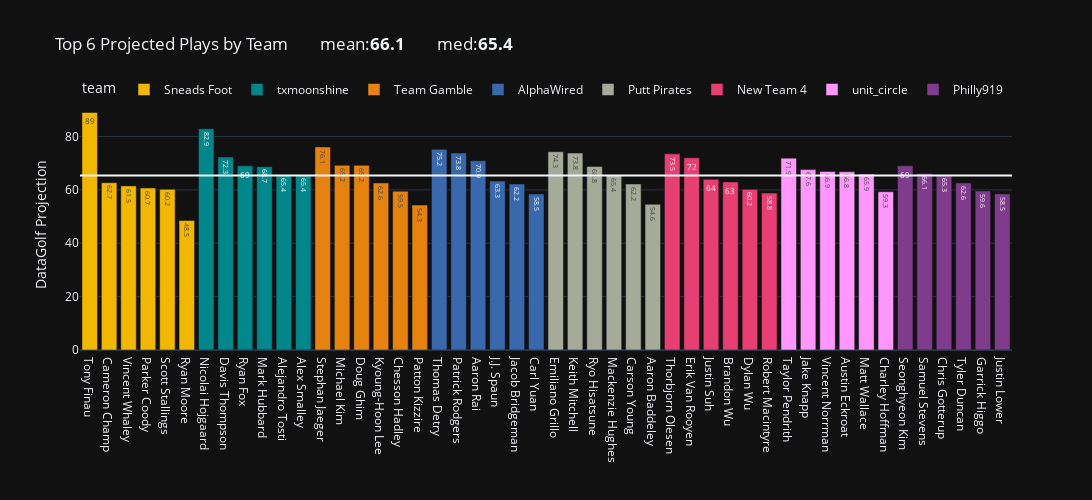

Notebook code cell kept with this figure:
### Code cell
# COMPARE TOP 6 PROJECTED PLAYS FOR EACH TEAM

mean_starter = top_6_proj.proj_pts.mean().round(1)
median_starter = round(top_6_proj.proj_pts.median(),1)

px.bar(top_6_proj.set_index('player').sort_values(by = ['proj_pts','team'],ascending=False),
#           x = 'player',
          y = 'proj_pts',
          color='team',
          hover_name=top_6_proj.player,
          template='plotly_dark',
          labels = {'_index':" ",'player': '','proj_pts':'DataGolf Projection'},
          width=1200,
          height=500,
          title = f"Top 6 Projected Plays by Team        mean:<b>{mean_starter}</b>        med:<b>{median_starter}",
          text_auto=True,
          color_discrete_map=team_color
          ).add_hline(y=median_starter).update_layout(legend=dict(y=1.1, orientation='h'))#.update_layout(showlegend=False)

### Figure 1 — Plotly figure (JSON) as saved in the notebook; plotly's stock layout.template omitted (floating-point values rounded to 4 significant figures)
{"data": [{"alignmentgroup": "True", "hovertemplate": "<b>%{hovertext}</b><br><br>team=Sneads Foot<br>=%{x}<br>DataGolf Projection=%{y}<extra></extra>", "hovertext": ["Tony Finau", "Cameron Champ", "Vincent Whaley", "Parker Coody", "Scott Stallings", "Ryan Moore"], "legendgroup": "Sneads Foot", "marker": {"color": "rgb(242,183,1)", "pattern": {"shape": ""}}, "name": "Sneads Foot", "offsetgroup": "Sneads Foot", "orientation": "v", "showlegend": true, "textposition": "auto", "texttemplate": "%{y}", "type": "bar", "x": ["Tony Finau", "Cameron Champ", "Vincent Whaley", "Parker Coody", "Scott Stallings", "Ryan Moore"], "xaxis": "x", "y": [89, 62.7, 61.5, 60.7, 60.2, 48.5], "yaxis": "y"}, {"alignmentgroup": "True", "hovertemplate": "<b>%{hovertext}</b><br><br>team=txmoonshine<br>=%{x}<br>DataGolf Projection=%{y}<extra></extra>", "hovertext": ["Nicolai Hojgaard", "Davis Thompson", "Seonghyeon Kim", "Mark Hubbard", "Alejandro Tosti", "Alex Smalley"], "legendgroup": "txmoonshine", "marker": {"color": "rgb(0,134,139)", "pattern": {"shape": ""}}, "name": "txmoonshine", "offsetgroup": "txmoonshine", "orientation": "v", "showlegend": true, "textposition": "auto", "texttemplate": "%{y}", "type": "bar", "x": ["Nicolai Hojgaard", "Davis Thompson", "Ryan Fox", "Mark Hubbard", "Alejandro Tosti", "Alex Smalley"], "xaxis": "x", "y": [82.9, 72.3, 69, 68.7, 65.4, 65.4], "yaxis": "y"}, {"alignmentgroup": "True", "hovertemplate": "<b>%{hovertext}</b><br><br>team=Team Gamble<br>=%{x}<br>DataGolf Projection=%{y}<extra></extra>", "hovertext": ["Stephan Jaeger", "Michael Kim", "Doug Ghim", "Kyoung-Hoon Lee", "Chesson Hadley", "Patton Kizzire"], "legendgroup": "Team Gamble", "marker": {"color": "rgb(230,131,16)", "pattern": {"shape": ""}}, "name": "Team Gamble", "offsetgroup": "Team Gamble", "orientation": "v", "showlegend": true, "textposition": "auto", "texttemplate": "%{y}", "type": "bar", "x": ["Stephan Jaeger", "Michael Kim", "Doug Ghim", "Kyoung-Hoon Lee", "Chesson Hadley", "Patton Kizzire"], "xaxis": "x", "y": [76.1, 69.2, 69.2, 62.6, 59.5, 54.3], "yaxis": "y"}, {"alignmentgroup": "True", "hovertemplate": "<b>%{hovertext}</b><br><br>team=AlphaWired<br>=%{x}<br>DataGolf Projection=%{y}<extra></extra>", "hovertext": ["Thomas Detry", "Keith Mitchell", "Aaron Rai", "J.J. Spaun", "Jacob Bridgeman", "Carl Yuan"], "legendgroup": "AlphaWired", "marker": {"color": "rgb(57,105,172)", "pattern": {"shape": ""}}, "name": "AlphaWired", "offsetgroup": "AlphaWired", "orientation": "v", "showlegend": true, "textposition": "auto", "texttemplate": "%{y}", "type": "bar", "x": ["Thomas Detry", "Patrick Rodgers", "Aaron Rai", "J.J. Spaun", "Jacob Bridgeman", "Carl Yuan"], "xaxis": "x", "y": [75.2, 73.8, 70.9, 63.3, 62.2, 58.5], "yaxis": "y"}, {"alignmentgroup": "True", "hovertemplate": "<b>%{hovertext}</b><br><br>team=Putt Pirates<br>=%{x}<br>DataGolf Projection=%{y}<extra></extra>", "hovertext": ["Emiliano Grillo", "Patrick Rodgers", "Ryo Hisatsune", "Mackenzie Hughes", "Carson Young", "Aaron Baddeley"], "legendgroup": "Putt Pirates", "marker": {"color": "rgb(165,170,153)", "pattern": {"shape": ""}}, "name": "Putt Pirates", "offsetgroup": "Putt Pirates", "orientation": "v", "showlegend": true, "textposition": "auto", "texttemplate": "%{y}", "type": "bar", "x": ["Emiliano Grillo", "Keith Mitchell", "Ryo Hisatsune", "Mackenzie Hughes", "Carson Young", "Aaron Baddeley"], "xaxis": "x", "y": [74.3, 73.8, 68.8, 65.4, 62.2, 54.6], "yaxis": "y"}, {"alignmentgroup": "True", "hovertemplate": "<b>%{hovertext}</b><br><br>team=New Team 4<br>=%{x}<br>DataGolf Projection=%{y}<extra></extra>", "hovertext": ["Thorbjorn Olesen", "Erik Van Rooyen", "Justin Suh", "Brandon Wu", "Dylan Wu", "Robert Macintyre"], "legendgroup": "New Team 4", "marker": {"color": "rgb(231,63,116)", "pattern": {"shape": ""}}, "name": "New Team 4", "offsetgroup": "New Team 4", "orientation": "v", "showlegend": true, "textposition": "auto", "texttemplate": "%{y}", "type": "bar", "x": ["Thorbjorn Olesen", "Erik Van Rooyen", "Justin Suh", "Brandon Wu", "Dylan Wu", "Robert Macintyre"], "xaxis": "x", "y": [73.5, 72, 64, 63, 60.2, 58.8], "yaxis": "y"}, {"alignmentgroup": "True", "hovertemplate": "<b>%{hovertext}</b><br><br>team=unit_circle<br>=%{x}<br>DataGolf Projection=%{y}<extra></extra>", "hovertext": ["Taylor Pendrith", "Jake Knapp", "Vincent Norrman", "Austin Eckroat", "Matt Wallace", "Charley Hoffman"], "legendgroup": "unit_circle", "marker": {"color": "#FF97FF", "pattern": {"shape": ""}}, "name": "unit_circle", "offsetgroup": "unit_circle", "orientation": "v", "showlegend": true, "textposition": "auto", "texttemplate": "%{y}", "type": "bar", "x": ["Taylor Pendrith", "Jake Knapp", "Vincent Norrman", "Austin Eckroat", "Matt Wallace", "Charley Hoffman"], "xaxis": "x", "y": [71.9, 67.6, 66.9, 66.8, 65.9, 59.3], "yaxis": "y"}, {"alignmentgroup": "True", "hovertemplate": "<b>%{hovertext}</b><br><br>team=Philly919<br>=%{x}<br>DataGolf Projection=%{y}<extra></extra>", "hovertext": ["Ryan Fox", "Samuel Stevens", "Chris Gotterup", "Tyler Duncan", "Garrick Higgo", "Justin Lower"], "legendgroup": "Philly919", "marker": {"color": "rgb(127,60,141)", "pattern": {"shape": ""}}, "name": "Philly919", "offsetgroup": "Philly919", "orientation": "v", "showlegend": true, "textposition": "auto", "texttemplate": "%{y}", "type": "bar", "x": ["Seonghyeon Kim", "Samuel Stevens", "Chris Gotterup", "Tyler Duncan", "Garrick Higgo", "Justin Lower"], "xaxis": "x", "y": [69, 66.1, 65.3, 62.6, 59.6, 58.5], "yaxis": "y"}], "layout": {"barmode": "relative", "height": 500, "legend": {"orientation": "h", "title": {"text": "team"}, "tracegroupgap": 0, "y": 1.1}, "shapes": [{"type": "line", "x0": 0, "x1": 1, "xref": "x domain", "y0": 65.4, "y1": 65.4, "yref": "y"}], "title": {"text": "Top 6 Projected Plays by Team        mean:<b>66.1</b>        med:<b>65.4"}, "width": 1200, "xaxis": {"anchor": "y", "domain": [0, 1], "title": {"text": ""}}, "yaxis": {"anchor": "x", "domain": [0, 1], "title": {"text": "DataGolf Projection"}}}}
